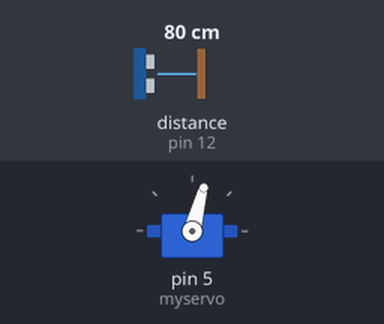
Simulated run of this sketch. Board: Arduino Uno, built with avr-gcc and run on an emulated ATmega328P. Shown: servo. Wiring (inferred from the names in the program): ultrasonic range finder: trigger pin 11; echo pin 12. The test bench sets the inputs (shaded band); at power-on: distance to the obstacle (sensor on pin 12) 80 cm. The echo pulse lasts 58.3 µs per cm; what the sketch prints to the serial monitor is not drawn.

Above: at 1.2 s.
1.3 s: distance to the obstacle (sensor on pin 12) set to 2 cm
At 2.3 s:
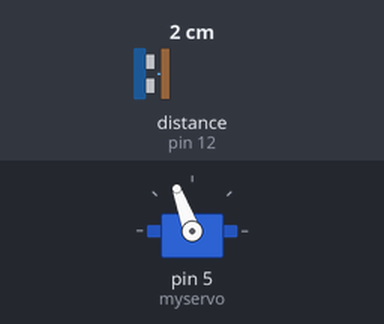
4.3 s: distance to the obstacle (sensor on pin 12) set to 250 cm
Timing chart, 0 to 13.3 s (numbered marks = the images above; inputs shaded):
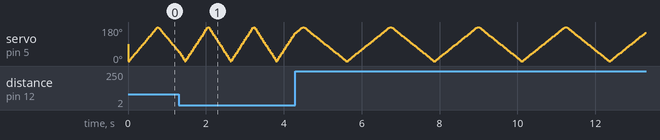

The sketch:

Radar.ino
```cpp
#include <Servo.h>

int trigPin = 11;
int echoPin = 12;
long duration, cm, inches;

Servo myservo;

int pos = 0;

void setup()
{
  Serial.begin (9600);
  myservo.attach(5);
  pinMode(trigPin, OUTPUT);
  pinMode(echoPin, INPUT);
}

void loop()
{
  for(pos = 0; pos <= 180; pos += 5)
  {
    digitalWrite(trigPin, LOW);
    delayMicroseconds(5);
    digitalWrite(trigPin, HIGH);
    delayMicroseconds(10);
    digitalWrite(trigPin, LOW);
    duration = pulseIn(echoPin, HIGH);
    cm = (duration/2) / 29.1;
    Serial.print(cm);
    Serial.print("cm");

    myservo.write(pos);
    delay(15);
  }
  for(pos = 180; pos>=0; pos-=5)
  {
    digitalWrite(trigPin, LOW);
    delayMicroseconds(5);
    digitalWrite(trigPin, HIGH);
    delayMicroseconds(10);
    digitalWrite(trigPin, LOW);
    duration = pulseIn(echoPin, HIGH);
    cm = (duration/2) / 29.1;
    Serial.print(cm);
    Serial.print("cm");

    myservo.write(pos);
    delay(15);
  }
}
```
